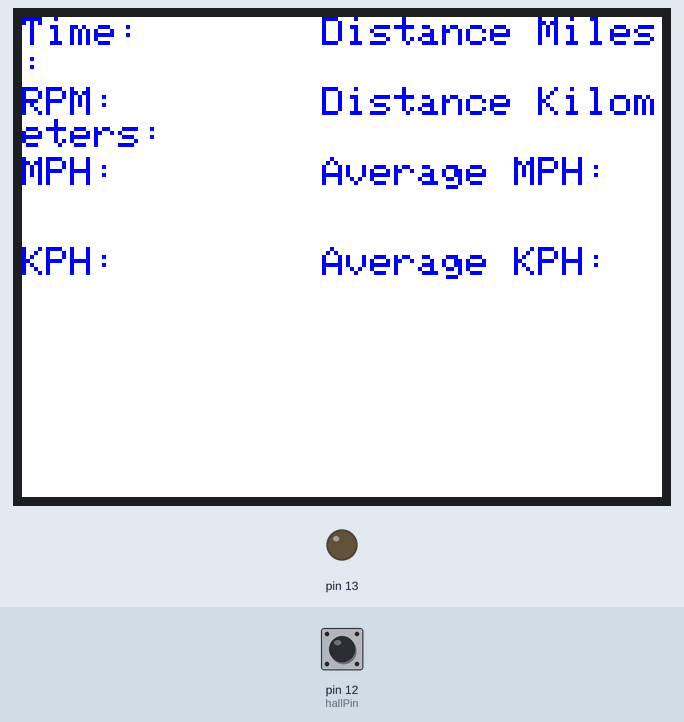
The sketch below on a simulated Arduino Uno, built with avr-gcc and run on an emulated ATmega328P. On the bench: 320×240 colour display, output pins drawn as LEDs (lit = HIGH). The inputs (shaded band) are chosen by the test bench; at power-on: pin 12 (hallPin) HIGH. What the sketch prints to the serial monitor is not drawn.

Above: at 0.3 s.

The sketch:

Changed_tftpaint.ino
```cpp
// Paint example specifically for the TFTLCD breakout board.
// If using the Arduino shield, use the tftpaint_shield.pde sketch instead!
// DOES NOT CURRENTLY WORK ON ARDUINO LEONARDO

#include <Adafruit_GFX.h>    // Core graphics library
#include <Adafruit_TFTLCD.h> // Hardware-specific library
#include <TouchScreen.h>
#include "Workout.h"

#if defined(__SAM3X8E__)
    #undef __FlashStringHelper::F(string_literal)
    #define F(string_literal) string_literal
#endif

// When using the BREAKOUT BOARD only, use these 8 data lines to the LCD:
// For the Arduino Uno, Duemilanove, Diecimila, etc.:
//   D0 connects to digital pin 8  (Notice these are
//   D1 connects to digital pin 9   NOT in order!)
//   D2 connects to digital pin 2
//   D3 connects to digital pin 3
//   D4 connects to digital pin 4
//   D5 connects to digital pin 5
//   D6 connects to digital pin 6
//   D7 connects to digital pin 7

// For the Arduino Mega, use digital pins 22 through 29
// (on the 2-row header at the end of the board).
//   D0 connects to digital pin 22
//   D1 connects to digital pin 23
//   D2 connects to digital pin 24
//   D3 connects to digital pin 25
//   D4 connects to digital pin 26
//   D5 connects to digital pin 27
//   D6 connects to digital pin 28
//   D7 connects to digital pin 29

// For the Arduino Due, use digital pins 33 through 40
// (on the 2-row header at the end of the board).
//   D0 connects to digital pin 33
//   D1 connects to digital pin 34
//   D2 connects to digital pin 35
//   D3 connects to digital pin 36
//   D4 connects to digital pin 37
//   D5 connects to digital pin 38
//   D6 connects to digital pin 39
//   D7 connects to digital pin 40

#define YP A2  // must be an analog pin, use "An" notation!
#define XM A1  // must be an analog pin, use "An" notation!
#define YM 6   // can be a digital pin
#define XP 7   // can be a digital pin

#define TS_MINX 150
#define TS_MINY 120
#define TS_MAXX 920
#define TS_MAXY 940

// For better pressure precision, we need to know the resistance
// between X+ and X- Use any multimeter to read it
// For the one we're using, its 300 ohms across the X plate
TouchScreen ts = TouchScreen(XP, YP, XM, YM, 300);

#define LCD_CS A3
#define LCD_CD A2
#define LCD_WR A1
#define LCD_RD A0
// optional
#define LCD_RESET A4

// Assign human-readable names to some common 16-bit color values:
#define	BLACK   0xFFFF
#define	BLUE    0xFFE0
#define	RED     0x07FF
#define	GREEN   0xF800
#define CYAN    0xF81F
#define MAGENTA 0x07FF
#define YELLOW  0x001F
#define WHITE   0x0000


Adafruit_TFTLCD tft(LCD_CS, LCD_CD, LCD_WR, LCD_RD, LCD_RESET);

#define BOXSIZE 40
#define PENRADIUS 3
int oldcolor, currentcolor;
byte locationStart;

int hallPin =12;
int count = 0;


void setup(void) {
  Serial.begin(9600);
  Serial.println(F("Paint!"));

  pinMode(hallPin, INPUT);
  digitalWrite(hallPin, HIGH);

  tft.reset();

  uint16_t identifier = 0x9341;

  if(identifier == 0x9325) {
    Serial.println(F("Found ILI9325 LCD driver"));
  } else if(identifier == 0x9328) {
    Serial.println(F("Found ILI9328 LCD driver"));
  } else if(identifier == 0x7575) {
    Serial.println(F("Found HX8347G LCD driver"));
  } else if(identifier == 0x9341) {
    Serial.println(F("Found ILI9341 LCD driver"));
  } else if(identifier == 0x8357) {
    Serial.println(F("Found HX8357D LCD driver"));
  } else {
    Serial.print(F("Unknown LCD driver chip: "));
    Serial.println(identifier, HEX);
    Serial.println(F("If using the Adafruit 2.8\" TFT Arduino shield, the line:"));
    Serial.println(F("  #define USE_ADAFRUIT_SHIELD_PINOUT"));
    Serial.println(F("should appear in the library header (Adafruit_TFT.h)."));
    Serial.println(F("If using the breakout board, it should NOT be #defined!"));
    Serial.println(F("Also if using the breakout, double-check that all wiring"));
    Serial.println(F("matches the tutorial."));
    return;
  }

  tft.begin(identifier);

  tft.fillScreen(BLACK);
  tft.setCursor(0,000);
  tft.setTextColor(YELLOW);
  tft.setTextSize(2);
  tft.setRotation(1);
  locationStart = tft.println("Time:") * 15;
  tft.setCursor(0,35);
  tft.print("RPM:");
  tft.setCursor(150, 0);
  tft.print("Distance Miles:");
  tft.setCursor(150,35);
  tft.print("Distance Kilometers:");
  tft.setCursor(0,70);
  tft.print("MPH:");
  tft.setCursor(0,115);
  tft.print("KPH:");
  tft.setCursor(150,70);
  tft.print("Average MPH:");
  tft.setCursor(150, 115);
  tft.print("Average KPH:");
/*
  tft.fillRect(0, 0, BOXSIZE, BOXSIZE, RED);
  tft.fillRect(BOXSIZE, 0, BOXSIZE, BOXSIZE, YELLOW);
  tft.fillRect(BOXSIZE*2, 0, BOXSIZE, BOXSIZE, GREEN);
  tft.fillRect(BOXSIZE*3, 0, BOXSIZE, BOXSIZE, CYAN);
  tft.fillRect(BOXSIZE*4, 0, BOXSIZE, BOXSIZE, BLUE);
  tft.fillRect(BOXSIZE*5, 0, BOXSIZE, BOXSIZE, MAGENTA);
  // tft.fillRect(BOXSIZE*6, 0, BOXSIZE, BOXSIZE, WHITE);

  tft.drawRect(0, 0, BOXSIZE, BOXSIZE, WHITE);
  currentcolor = RED;
 */
  pinMode(13, OUTPUT);
}

#define MINPRESSURE 10
#define MAXPRESSURE 1000

void loop()
{
  float currentSpeed = 5.8;
  byte boxClearEnd =40;
  int sensor = digitalRead(hallPin);
  /*
  digitalWrite(13, HIGH);
  TSPoint p = ts.getPoint();
  digitalWrite(13, LOW);
  */
  /*
  for (int x = 0; x < 20; x++) {
     tft.fillRect(locationStart+5,0,180,100,BLACK);
  tft.setCursor(locationStart+5,0);
  tft.setTextColor(RED,BLACK);
  boxClearEnd=tft.print(currentSpeed)*20;
  boxClearEnd += tft.println("m/h") + 10;
  tft.setCursor(locationStart+5,35);
  tft.print(currentSpeed/(2*3.14*3));
  delay(300);
  currentSpeed++;
  if ((sensor == LOW) && !count) {
    Serial.println("Magnet here.");
    count = 1;
  }
  else if ((sensor == HIGH) && count) {
      Serial.println("No magnet");
      count = 0;
  }
  else if ((sensor == HIGH) && !count) {
        Serial.println("No magnet has been seen");
  }

  }
  */
/*
  // if sharing pins, you'll need to fix the directions of the touchscreen pins
  //pinMode(XP, OUTPUT);
  pinMode(XM, OUTPUT);
  pinMode(YP, OUTPUT);
  //pinMode(YM, OUTPUT);

  // we have some minimum pressure we consider 'valid'
  // pressure of 0 means no pressing!

  if (p.z > MINPRESSURE && p.z < MAXPRESSURE) {
    /*
    Serial.print("X = "); Serial.print(p.x);
    Serial.print("\tY = "); Serial.print(p.y);
    Serial.print("\tPressure = "); Serial.println(p.z);
    */
 /*
    if (p.y < (TS_MINY-5)) {
      Serial.println("erase");
      // press the bottom of the screen to erase
      tft.fillRect(0, BOXSIZE, tft.width(), tft.height()-BOXSIZE, BLACK);
    }
    // scale from 0->1023 to tft.width
    p.x = map(p.x, TS_MINX, TS_MAXX, tft.width(), 0);
    p.y = map(p.y, TS_MINY, TS_MAXY, tft.height(), 0);
    /*
    Serial.print("("); Serial.print(p.x);
    Serial.print(", "); Serial.print(p.y);
    Serial.println(")");
    */
 /*
    if (p.y < BOXSIZE) {
       oldcolor = currentcolor;

       if (p.x < BOXSIZE) {
         currentcolor = RED;
         tft.drawRect(0, 0, BOXSIZE, BOXSIZE, WHITE);
       } else if (p.x < BOXSIZE*2) {
         currentcolor = YELLOW;
         tft.drawRect(BOXSIZE, 0, BOXSIZE, BOXSIZE, WHITE);
       } else if (p.x < BOXSIZE*3) {
         currentcolor = GREEN;
         tft.drawRect(BOXSIZE*2, 0, BOXSIZE, BOXSIZE, WHITE);
       } else if (p.x < BOXSIZE*4) {
         currentcolor = CYAN;
         tft.drawRect(BOXSIZE*3, 0, BOXSIZE, BOXSIZE, WHITE);
       } else if (p.x < BOXSIZE*5) {
         currentcolor = BLUE;
         tft.drawRect(BOXSIZE*4, 0, BOXSIZE, BOXSIZE, WHITE);
       } else if (p.x < BOXSIZE*6) {
         currentcolor = MAGENTA;
         tft.drawRect(BOXSIZE*5, 0, BOXSIZE, BOXSIZE, WHITE);
       }

       if (oldcolor != currentcolor) {
          if (oldcolor == RED) tft.fillRect(0, 0, BOXSIZE, BOXSIZE, RED);
          if (oldcolor == YELLOW) tft.fillRect(BOXSIZE, 0, BOXSIZE, BOXSIZE, YELLOW);
          if (oldcolor == GREEN) tft.fillRect(BOXSIZE*2, 0, BOXSIZE, BOXSIZE, GREEN);
          if (oldcolor == CYAN) tft.fillRect(BOXSIZE*3, 0, BOXSIZE, BOXSIZE, CYAN);
          if (oldcolor == BLUE) tft.fillRect(BOXSIZE*4, 0, BOXSIZE, BOXSIZE, BLUE);
          if (oldcolor == MAGENTA) tft.fillRect(BOXSIZE*5, 0, BOXSIZE, BOXSIZE, MAGENTA);
       }
    }
    if (((p.y-PENRADIUS) > BOXSIZE) && ((p.y+PENRADIUS) < tft.height())) {
      tft.fillCircle(p.x, p.y, PENRADIUS, currentcolor);
    }
  }
  */
}
```

Workout.cpp
```cpp
#include <Adafruit_GFX.h>    // Core graphics library
#include <Adafruit_TFTLCD.h> // Hardware-specific library
#include <TouchScreen.h>
#include "Workout.h"


/* Constructor for Workout class.
    Takes a radius in inches or meters, and Imperial is true if in inches and false if in meters.
      radius:  float > 0 in either inches or meters.
      Imperial:  Boolean true for Imperial and false for Metric.
*/

Workout::Workout(float radius, bool Imperial, int magnets) {
      if (radius <= 0) {         // Make sure radius is real and if not replace it with 1 meter.
        radius = 1;
        Imperial = false;
      }
      if (Imperial) {
        radiusI = radius / 12;      // Store radius in feet
        radiusM = radius / 39.37;   // Inches to meters
      }
      else {
        radiusM = radius;
        radiusI = radius / 1.09;   // meters to yards
      }
      magNum = magnets;
      timerOn = false;
      pauseOn = false;
}

/* WORKOUT::RPM returns the revolutions per minute.
    No intake function
    Returns a float with revolutions / minute, needs conversion to integer if want rounding
*/

float Workout::RPM() {
        float revolution;
        revolution = (lastPass - previousPass) * magNum;   // Gives the amount of microseconds to complete a single revolution
        return (60 / revolution);           // Not robust if doing less than 1 revolution per minute will return 0
}

/* Workout::MPH   Returns and produces MPH
    No intake and no modifiers
    Uses radiusI to calculate MPH
*/
float Workout::MPH() {
        float exactRPM, exactMPH, temp;
        exactRPM = this->RPM();          // Revolutions / minute
        exactMPH = exactRPM * 60;            // Revolutions / hour
        temp = 2 * 3.141 * (radiusI / 0.00018939);       // Convert to circumference in miles
        exactMPH = temp * exactMPH;          // miles / hour
        return exactMPH;
}

/* Workout::KPH   Returns and produces KPH
    No intake and no modifiers
    Uses radiusM to calculate KPH
*/
float Workout::KPH() {
        float exactRPM, exactKPH, temp;
        exactRPM = this->RPM();         // Revolutions / minute
        exactKPH = exactRPM * 60;            // Revolutions / hour
        temp = 2 * 3.141 * (radiusM / 1000);    // convert to circumference in kilometers
        exactKPH = temp * exactKPH;          // Kilometers / hour
        return exactKPH;
}

/* Workout::time() Function to return to total time since the start, minutes and seconds
    No intake and no modifiers
    Output microseconds since starting
    This takes into account pause time
*/
unsigned long Workout::time() {
    unsigned long curTime = micros();
    return curTime - startTime - pauseTime;
}

/* Workout::startTimer  Function to start the timer and to end the timer
    No intake and no modifiers
    No output
*/
void Workout::startTimer() {
  if ((timerOn == true) || (pauseOn == true)) {                    // Timer is already running or the workout is paused.  End the workout
    timerOn = false;
    unsigned long endTime = micros();
    pauseOn = false;
  }
  else if (timerOn == false) {                                   // Timer is off, start the workout
    unsigned long startTime = micros();
    timerOn = true;
  }
}

/* Workout::hallPass  Function to record magnet passing, main workhorse of the class
    Alters previousPass, lastPass, and distance
    No input and no modifiers
    No output
*/
void Workout::hallPass() {
	previousPass = lastPass;						// Store time of last pass in
	lastPass = micros();							// Store time of current pass
	distance += (2 * radiusM * 3.141) / magNum;	// Add distance (circumference / number of magnets)
}
               /*
		void hallPass(); // Records magnet pass
		float averageI(); // returns average MPH
		float averageM(); // returns average KPH
                void pauseTimer(bool pause ); //  pauses the workout and starts filling the pause time variable


		unsigned long lastPass; // holds time of last magnet pass
                unsigned long previousPass;  // holds the time of the previous last pass
		float radiusI; // radius in miles
		float radiusM; // radius in meters
		unsigned long startTime  ; // holds start time
		unsigned long endTime; // holds end time
		float distance; // holds distance in meters
		bool timerOn; // is the timer running?  0 for no 1 for yes
*/
```

Workout.h
```cpp
/* Workout Class */
#ifndef _WORKOUT_
#define _WORKOUT_

class Workout {

	public:
		Workout(float radius, bool Imperial, int magnets);  // radius in meters, 1 for Imperial
		void hallPass(); // Records magnet pass
		float RPM(); // Returns RPM
		float MPH(); // returns MPH
		float KPH(); // returns KPH
		unsigned long time(); // returns total time
		float averageI(); // returns average MPH
		float averageM(); // returns average KPH
		void startTimer(); // sets start time or end time if timerOn active
                void pauseTimer(bool pause); //  pauses the workout and starts filling the pause time variable

	private:
		unsigned long lastPass; // holds time of last magnet pass
                unsigned long previousPass;  // holds the time of the previous last pass
                unsigned long pauseTime;     // holds the number of microseconds that the program has been paused.  This is additive.
		float radiusI; // radius in miles
		float radiusM; // radius in meters
		unsigned long startTime  ; // holds start time
		unsigned long endTime; // holds end time
		float distance; // holds distance in meters
		bool timerOn; // is the timer running?  0 for no 1 for yes
                int magNum;   // How many magnets are there on the wheel ( for one magnet one pass = 1 revolution, 2 magnets 2 passes = 1 revolution)
                bool pauseOn;    // is the timer paused?  0 for no 1 for yes.
};
#endif
```
